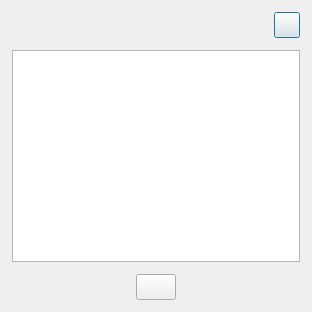
<?xml version="1.0" encoding="UTF-8"?>
<ui version="4.0">
    <class>RaptorFont</class>
    <widget class="QDialog" name="RaptorFont">
        <property name="geometry">
            <rect>
                <x>0</x>
                <y>0</y>
                <width>312</width>
                <height>312</height>
            </rect>
        </property>
        <property name="windowTitle">
            <string>RaptorFont</string>
        </property>
        <layout class="QVBoxLayout" name="_FontLayout">
            <property name="spacing">
                <number>0</number>
            </property>
            <property name="leftMargin">
                <number>0</number>
            </property>
            <property name="topMargin">
                <number>0</number>
            </property>
            <property name="rightMargin">
                <number>0</number>
            </property>
            <property name="bottomMargin">
                <number>0</number>
            </property>
            <item>
                <widget class="QWidget" name="_Stage" native="true">
                    <property name="sizePolicy">
                        <sizepolicy hsizetype="Fixed" vsizetype="Fixed">
                            <horstretch>0</horstretch>
                            <verstretch>0</verstretch>
                        </sizepolicy>
                    </property>
                    <property name="minimumSize">
                        <size>
                            <width>312</width>
                            <height>312</height>
                        </size>
                    </property>
                    <property name="maximumSize">
                        <size>
                            <width>312</width>
                            <height>312</height>
                        </size>
                    </property>
                    <property name="styleSheet">
                        <string notr="true"/>
                    </property>
                    <layout class="QVBoxLayout" name="_StageLayout">
                        <property name="spacing">
                            <number>0</number>
                        </property>
                        <property name="leftMargin">
                            <number>0</number>
                        </property>
                        <property name="topMargin">
                            <number>0</number>
                        </property>
                        <property name="rightMargin">
                            <number>0</number>
                        </property>
                        <property name="bottomMargin">
                            <number>0</number>
                        </property>
                        <item>
                            <widget class="QWidget" name="_Header" native="true">
                                <property name="minimumSize">
                                    <size>
                                        <width>0</width>
                                        <height>50</height>
                                    </size>
                                </property>
                                <property name="maximumSize">
                                    <size>
                                        <width>16777215</width>
                                        <height>50</height>
                                    </size>
                                </property>
                                <property name="styleSheet">
                                    <string notr="true"/>
                                </property>
                                <layout class="QHBoxLayout" name="_HeaderLayout" stretch="8,1,1">
                                    <property name="spacing">
                                        <number>12</number>
                                    </property>
                                    <property name="leftMargin">
                                        <number>12</number>
                                    </property>
                                    <property name="topMargin">
                                        <number>0</number>
                                    </property>
                                    <property name="rightMargin">
                                        <number>12</number>
                                    </property>
                                    <property name="bottomMargin">
                                        <number>0</number>
                                    </property>
                                    <item>
                                        <widget class="QLabel" name="_Title">
                                            <property name="styleSheet">
                                                <string notr="true"/>
                                            </property>
                                            <property name="text">
                                                <string/>
                                            </property>
                                        </widget>
                                    </item>
                                    <item>
                                        <spacer name="_HeaderSpacer">
                                            <property name="orientation">
                                                <enum>Qt::Horizontal</enum>
                                            </property>
                                            <property name="sizeHint" stdset="0">
                                                <size>
                                                    <width>40</width>
                                                    <height>20</height>
                                                </size>
                                            </property>
                                        </spacer>
                                    </item>
                                    <item>
                                        <widget class="QPushButton" name="_Close">
                                            <property name="minimumSize">
                                                <size>
                                                    <width>26</width>
                                                    <height>26</height>
                                                </size>
                                            </property>
                                            <property name="maximumSize">
                                                <size>
                                                    <width>26</width>
                                                    <height>26</height>
                                                </size>
                                            </property>
                                            <property name="styleSheet">
                                                <string notr="true"/>
                                            </property>
                                            <property name="text">
                                                <string/>
                                            </property>
                                            <property name="iconSize">
                                                <size>
                                                    <width>16</width>
                                                    <height>16</height>
                                                </size>
                                            </property>
                                        </widget>
                                    </item>
                                </layout>
                            </widget>
                        </item>
                        <item>
                            <widget class="QWidget" name="_Body" native="true">
                                <layout class="QVBoxLayout" name="_BodyLayout">
                                    <property name="spacing">
                                        <number>0</number>
                                    </property>
                                    <property name="leftMargin">
                                        <number>12</number>
                                    </property>
                                    <property name="topMargin">
                                        <number>0</number>
                                    </property>
                                    <property name="rightMargin">
                                        <number>12</number>
                                    </property>
                                    <property name="bottomMargin">
                                        <number>0</number>
                                    </property>
                                    <item>
                                        <widget class="QListView" name="_ItemView"/>
                                    </item>
                                </layout>
                            </widget>
                        </item>
                        <item>
                            <widget class="QWidget" name="_Footer" native="true">
                                <property name="minimumSize">
                                    <size>
                                        <width>0</width>
                                        <height>50</height>
                                    </size>
                                </property>
                                <property name="maximumSize">
                                    <size>
                                        <width>16777215</width>
                                        <height>50</height>
                                    </size>
                                </property>
                                <property name="styleSheet">
                                    <string notr="true"/>
                                </property>
                                <layout class="QHBoxLayout" name="_FooterLayout">
                                    <property name="spacing">
                                        <number>12</number>
                                    </property>
                                    <property name="leftMargin">
                                        <number>12</number>
                                    </property>
                                    <property name="topMargin">
                                        <number>0</number>
                                    </property>
                                    <property name="rightMargin">
                                        <number>12</number>
                                    </property>
                                    <property name="bottomMargin">
                                        <number>0</number>
                                    </property>
                                    <item>
                                        <spacer name="_FooterSpacer">
                                            <property name="orientation">
                                                <enum>Qt::Horizontal</enum>
                                            </property>
                                            <property name="sizeHint" stdset="0">
                                                <size>
                                                    <width>40</width>
                                                    <height>20</height>
                                                </size>
                                            </property>
                                        </spacer>
                                    </item>
                                    <item>
                                        <widget class="QPushButton" name="_OK">
                                            <property name="minimumSize">
                                                <size>
                                                    <width>0</width>
                                                    <height>26</height>
                                                </size>
                                            </property>
                                            <property name="maximumSize">
                                                <size>
                                                    <width>16777215</width>
                                                    <height>26</height>
                                                </size>
                                            </property>
                                            <property name="text">
                                                <string/>
                                            </property>
                                        </widget>
                                    </item>
                                    <item>
                                        <spacer name="_FooterSpaces">
                                            <property name="orientation">
                                                <enum>Qt::Horizontal</enum>
                                            </property>
                                            <property name="sizeHint" stdset="0">
                                                <size>
                                                    <width>40</width>
                                                    <height>20</height>
                                                </size>
                                            </property>
                                        </spacer>
                                    </item>
                                </layout>
                            </widget>
                        </item>
                    </layout>
                </widget>
            </item>
        </layout>
    </widget>
    <resources/>
    <connections/>
</ui>
